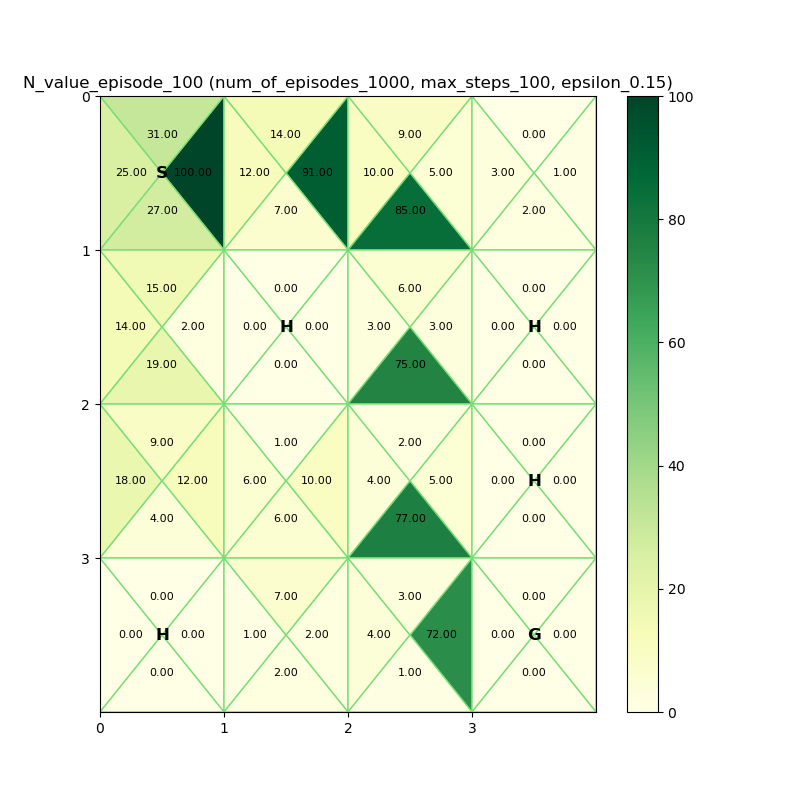
#> input picture plots/q_learning_4x4/q-learning_N_episode_100.png, 800 x 800 px; its folder holds only this picture in this run
$ python q_learning_control.py
#> lines starting #> are read from the running program, lines starting #| are printed output that depends on the picture
### frozen_lake_env.py
import os
import numpy as np
import matplotlib.pyplot as plt
from matplotlib.patches import Polygon
import matplotlib.patches as mpatches
import random
from collections import deque

class FrozenLakeEnv:
    def __init__(self, size=4, grid_input=None, step_penalty=False):
        # assuming always square grid
        self.LEFT = 0
        self.RIGHT = 1
        self.UP = 2
        self.DOWN = 3
        self.ACTIONS = { self.LEFT: (0, -1), self.RIGHT: (0, 1), self.UP: (-1, 0), self.DOWN: (1, 0) }
        self.ACTION_KEYS = list(self.ACTIONS.keys())
        self.ACTION_SIZE = len(self.ACTIONS)
        self.HOLE_STATE_RATIO = 0.25 # proportion between the number of holes and the number of states should be 25%
        self.HOLE = -1
        self.step_penalty = step_penalty

        if grid_input:
            # grid_input in the format of a list of strings, each string representing a row of the grid, and (S: start, G: goal, H: hole)
            self.size = len(grid_input)
            if not self.size == len(grid_input[0]):
                raise ValueError("Map must be square in size")
            self._extract_map(grid_input)
            if not self._is_valid_map():
                raise ValueError("Invalid map")
        else:
            self.size = size
            self.start = (0, 0)
            self.goal = (size-1, size-1)
            self._generate_random_map()

        self.state = self.start # initial state

    def reset(self):
        self.state = self.start
        return self.state

    def step(self, action):
        # return new_state, reward, terminated
        new_state = (self.state[0] + self.ACTIONS[action][0], self.state[1] + self.ACTIONS[action][1])

        if not (0 <= new_state[0] < self.size and 0 <= new_state[1] < self.size): # if out of bound
            new_state = self.state  # stay in the same state

        self.state = new_state # update state

        if self.grid[self.state] == self.HOLE:
            return self.state, -1, True # fall into a hole
        elif self.state == self.goal:
            return self.state, 1, True # reach the goal

        if self.step_penalty:
            return self.state, -0.01, False # small penalty for each step taken
        return self.state, 0, False


    def _extract_map(self, grid_input):
        self.grid = np.zeros((self.size, self.size))
        num_holes = 0
        for i in range(self.size):
            for j in range(self.size):
                if grid_input[i][j] == 'S':
                    self.start = (i, j)
                elif grid_input[i][j] == 'G':
                    self.goal = (i, j)
                    self.grid[i, j] = 1
                elif grid_input[i][j] == 'H':
                    self.grid[i, j] = -1
                    num_holes += 1

        self.HOLE_STATE_RATIO = num_holes / (self.size * self.size)
        if self.HOLE_STATE_RATIO < 0.25:
            print("Warning: proportion between the number of holes and the number of states is less than 25%")

    # [15 lines left out: function _generate_random_map, not called in this run]

    def _is_valid_map(self):
        # BFS to check if there is a valid path from start to goal
        frontier = deque([self.start])
        visited = set()
        while frontier:
            current = frontier.popleft()
            visited.add(current)
            for action in self.ACTIONS.values():
                neighbor = (current[0] + action[0], current[1] + action[1])
                if (0 <= neighbor[0] < self.size and 0 <= neighbor[1] < self.size
                        and self.grid[neighbor] != self.HOLE and neighbor not in visited):
                    if neighbor == self.goal: # early goal test
                        return True
                    frontier.append(neighbor)
                    visited.add(neighbor)
#> call 2 of create_gif_from_folder, with folder_path = 'plots/q_learning_4x4', gif_name = 'q_learning_4x4_N.gif', filter_keyword = 'N_episode', duration = 5
#> in create_gif_from_folder, img is the input picture: PIL image 800x800 RGBA; mean R, G, B, A 231.6, 241.1, 218.3, 255
        return False

    def visualize_map(self, show=True):
#> called with show = False
        fig, ax = plt.subplots(figsize=(5, 5))
        ax.set_xticks(np.arange(self.size + 1))
        ax.set_yticks(np.arange(self.size + 1))
        ax.grid()
        ax.invert_yaxis()
        for i in range(self.size):
            for j in range(self.size):
                if self.grid[i, j] == self.HOLE:
                    color = 'black'
                elif (i, j) == self.start:
                    color = '#D1FFBD' # light green
                elif (i, j) == self.goal:
                    color = 'green'
                else:
                    color = 'white'
                ax.add_patch(plt.Rectangle((j, i), 1, 1, color=color))
        ax.scatter(self.state[1] + 0.5, self.state[0] + 0.5, color='blue', marker='x', s=200)
        if show:
            plt.show()
        return fig, ax

    def visualize_deterministic_policy(self, policy, title="Policy Visualization", info="", plots_dir=os.path.join(os.getcwd(), "plots", "policy")):
        fig, ax = self.visualize_map(show=False)
        plt.suptitle(title, fontsize=16)
        plt.title(info, fontsize=12)
        directions = {self.RIGHT: '→', self.UP: '↑', self.LEFT: '←', self.DOWN: '↓'}
        for i in range(self.size):
            for j in range(self.size):
                ax.text(j + 0.5, i + 0.5, directions[policy[i, j]], ha='center', va='center', color='blue', fontsize=16)
        if not os.path.exists(plots_dir):
            os.makedirs(plots_dir)
        plt.savefig(os.path.join(plots_dir, f"{title}.png"))
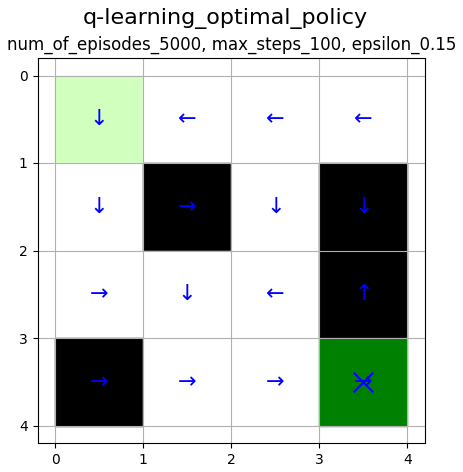
#> figure drawn by matplotlib, 1 panel
        plt.show()
        plt.close()

    def plot_heatmap(self, data, title="", info="", plots_dir=os.path.join(os.getcwd(), "plots", "heatmap")):
        rows, cols, _ = data.shape
        fig, ax = plt.subplots(figsize=(cols * 2, rows * 2))
        ax.set_title(title, fontsize=16)
        plt.title(info, fontsize=12)
        ax.set_xlim(0, cols)
        ax.set_ylim(0, rows)
        ax.set_xticks(np.arange(cols))
        ax.set_yticks(np.arange(rows))
        ax.set_xticklabels(np.arange(cols))
        ax.set_yticklabels(np.arange(rows))
        ax.invert_yaxis()

        # Normalize data to [0, 1] for the colormap
        data_min, data_max = data.min(), data.max()
        data_normalized = (data - data_min) / (data_max - data_min)

        edge_color = "#77DD77"
        text_color = "black"
        # define triangle vertices for each action
        for i in range(rows):
            for j in range(cols):
                x_center, y_center = j + 0.5, i + 0.5 # center of the cell

                # Triangle 1: LEFT
                color1 = plt.cm.YlGn(data_normalized[i, j, 0])
                triangle1 = Polygon([
                    (x_center - 0.5, y_center + 0.5),
                    (x_center - 0.5, y_center - 0.5),
                    (x_center, y_center)
                ], closed=True, facecolor=color1, edgecolor=edge_color, linewidth=1)
                ax.add_patch(triangle1)
                ax.text(x_center - 0.25, y_center, f"{data[i, j, 0]:.2f}", ha="center", va="center", fontsize=8, color=text_color)

                # Triangle 2: RIGHT
                color2 = plt.cm.YlGn(data_normalized[i, j, 1])
                triangle2 = Polygon([
                    (x_center + 0.5, y_center + 0.5),
                    (x_center + 0.5, y_center - 0.5),
                    (x_center, y_center)
                ], closed=True, facecolor=color2, edgecolor=edge_color, linewidth=1)
                ax.add_patch(triangle2)
                ax.text(x_center + 0.25, y_center, f"{data[i, j, 1]:.2f}", ha="center", va="center", fontsize=8, color=text_color)

                # Triangle 3: DOWN
                color3 = plt.cm.YlGn(data_normalized[i, j, 3])
                triangle3 = Polygon([
                    (x_center - 0.5, y_center + 0.5),
                    (x_center + 0.5, y_center + 0.5),
                    (x_center, y_center)
                ], closed=True, facecolor=color3, edgecolor=edge_color, linewidth=1)
                ax.add_patch(triangle3)
                ax.text(x_center, y_center + 0.25, f"{data[i, j, 3]:.2f}", ha="center", va="center", fontsize=8, color=text_color)

                # Triangle 4: UP
                color4 = plt.cm.YlGn(data_normalized[i, j, 2])
                triangle4 = Polygon([
                    (x_center - 0.5, y_center - 0.5),
                    (x_center + 0.5, y_center - 0.5),
                    (x_center, y_center)
                ], closed=True, facecolor=color4, edgecolor=edge_color, linewidth=1)
                ax.add_patch(triangle4)
                ax.text(x_center, y_center - 0.25, f"{data[i, j, 2]:.2f}", ha="center", va="center", fontsize=8, color=text_color)

                if self.grid[i, j] == self.HOLE:
                    ax.text(x_center, y_center, "H", ha="center", va="center", fontsize=12, color=text_color, weight="bold")
                elif (i, j) == self.start:
                    ax.text(x_center, y_center, "S", ha="center", va="center", fontsize=12, color=text_color, weight="bold")
                elif (i, j) == self.goal:
                    ax.text(x_center, y_center, "G", ha="center", va="center", fontsize=12, color=text_color, weight="bold")

        sm = plt.cm.ScalarMappable(cmap=plt.cm.YlGn, norm=plt.Normalize(vmin=data.min(), vmax=data.max()))
        sm.set_array([])
        plt.colorbar(sm, ax=ax)

        # [6 lines of commented-out code are left out]
        if not os.path.exists(plots_dir):
            os.makedirs(plots_dir)
        plt.savefig(os.path.join(plots_dir, f"{title}.png"))
        plt.close()
        return fig, ax

# [11 lines that do not run on import are left out]

### gif_maker.py
import os
from PIL import Image
import imageio

def create_gif_from_folder(folder_path, gif_name, filter_keyword, duration=5):
        image_files = [f for f in os.listdir(folder_path) if f.endswith(('.png', '.jpg', '.jpeg'))
                       and filter_keyword in f]
        image_files.sort(key=lambda x: os.path.getmtime(os.path.join(folder_path, x)))
        images = []
        for image_file in image_files:
            image_path = os.path.join(folder_path, image_file)
            img = Image.open(image_path)
            images.append(img)
        gif_path = os.path.join(folder_path, gif_name)
        if len(images) > 0:
            images[0].save(gif_path, save_all=True, append_images=images[1:], duration=duration*len(image_files), loop=0)
        print(f"GIF saved as {gif_path}")

### rl_control.py
import os
import time
import numpy as np
import random
from plotter import Plotter

class RLControl:
    def __init__(self, env, alpha=0.1, epsilon=0.15, epsilon_decay=1.0, min_epsilon=0.1,
                 gamma=0.95, num_of_episodes=1000, max_steps=100, plots_dir=None, algorithm_name="RL"):
        self.env = env
        self.alpha = alpha  # step size
        self.epsilon = epsilon  # exploration rate, for epsilon-greedy policy
        self.epsilon_decay = epsilon_decay
        self.min_epsilon = min_epsilon  # minimum value of epsilon after decay
        self.gamma = gamma  # discount factor
        self.num_of_episodes = num_of_episodes
        self.max_steps = max_steps
        self.plots_dir = plots_dir or os.path.join(os.getcwd(), "plots", algorithm_name.lower())
        self.algorithm_name = algorithm_name
        # ACTIONS = [0 (LEFT), 1 (RIGHT), 2 (UP), 3 (DOWN)]

        # initialize:
        # Q(s, a) arbitrarily for all non-terminal states s ∈ S and a ∈ A(s)
        # Q values are zero for all terminal states by definition
        self.Q = np.zeros((env.size, env.size, env.ACTION_SIZE))

        # counts accumulative number of times (over a set of episodes) a has been taken at s
        self.N = np.zeros((env.size, env.size, env.ACTION_SIZE))

        # folder to save plots for visualization
        self.info = f"num_of_episodes_{self.num_of_episodes}, max_steps_{self.max_steps}, epsilon_{self.epsilon}"

        # to store data for analysis
        self.plotter = Plotter(self, algorithm_name)
        self.episodes_length = []  # length of each episode
        self.success = []  # success (1) or failure (0) for each episode
        self.episodes_reward = []  # total reward accumulated by the agent for an episode

    def _epsilon_greedy_policy(self, state):
        if random.uniform(0, 1) < self.epsilon:
            return random.choice(self.env.ACTION_KEYS)  # explore: choose a random action
        else:
            return self._select_greedy_action(state)  # exploit: choose the best action

    def _select_greedy_action(self, state):
        q_values = self.Q[state[0], state[1], :]
        max_q_value = np.max(q_values)
        best_actions = np.where(q_values == max_q_value)[0]  # especially for multiple best actions (same highest q value)
        return int(random.choice(best_actions))

    def _train(self):
        raise NotImplementedError("Subclasses must implement this method")

    def extract_optimal_policy(self):
        start_time = time.time()
        self._train()
        policy = np.zeros((self.env.size, self.env.size))
        for i in range(self.env.size):
            for j in range(self.env.size):
                policy[i, j] = self._select_greedy_action((i, j))
        end_time = time.time()
        print(f"Time taken: {end_time - start_time} seconds")
        self.env.visualize_deterministic_policy(policy=policy, title=f"{self.algorithm_name.lower()}_optimal_policy", info=self.info, plots_dir=self.plots_dir)
        return policy

    def plot_q_values(self, title="Q(s,a)", info=""):
        self.env.plot_heatmap(data=self.Q, title=title, info=info, plots_dir=self.plots_dir)

    def plot_N_values(self, title="N(s,a)", info=""):
        self.env.plot_heatmap(data=self.N, title=title, info=info, plots_dir=self.plots_dir)

### plotter.py
import matplotlib.pyplot as plt
import os
import numpy as np

class BasePlotter:
    def __init__(self, rl_agents, names):
        self.rl_agents = rl_agents
        self.names = names
        self.env_size = self.rl_agents[0].env.size

    def _moving_average(self, data, window_size=50):
        pad_size = (window_size - 1) // 2
        padded_data = np.pad(data, pad_size, mode='edge')
        return np.convolve(padded_data, np.ones(window_size)/window_size, mode='valid')

    def save_plot(self, filename, show=False):
#> called with filename = 'episode_lengths.png', show = False
        plt.savefig(os.path.join(self.rl_agents[0].plots_dir, filename))
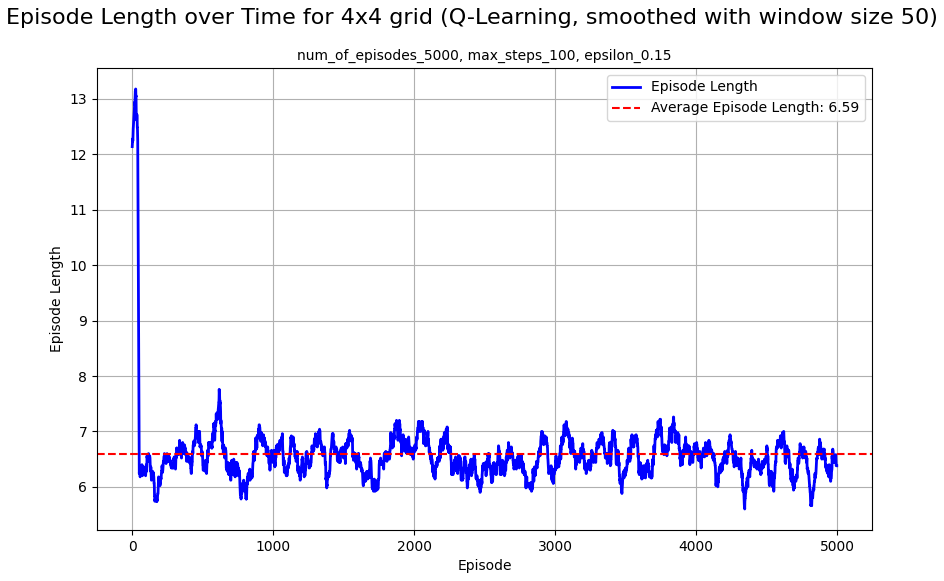
#> figure drawn by matplotlib, 1 panel; curve peaks at x = 25, y = 13.18
        if show:
            plt.show()
        plt.close()

    # [5 lines left out: function save_plot_to_parent_folder, not called in this run]

class Plotter(BasePlotter):
    def __init__(self, rl_agent, name):
        super().__init__([rl_agent], [name])
        self.rl_agent = rl_agent
        self.name = name

    def plot_episodic_reward_over_time(self, window_size=50, show=False, save=True):
        smoothed_reward = self._moving_average(self.rl_agent.episodes_reward, window_size)
        plt.figure(figsize=(10, 6))
        plt.plot(smoothed_reward, label='Episodic Reward', color='green', linewidth=2)
        plt.xlabel('Episodes')
        plt.ylabel('Reward')
        plt.title(f'Episodic Reward Over Time for {self.env_size}x{self.env_size} grid ({self.name}, smoothed with window size {window_size})')
        plt.axhline(y=np.mean(self.rl_agent.episodes_reward), color='r', linestyle='--', label=f'Average Episodic Reward: {np.mean(self.rl_agent.episodes_reward):.2f}')
        plt.legend()
        plt.grid(True)
        if save:
            self.save_plot('episodic_reward.png', show)
#> call 2 of save_plot, with filename = 'episodic_reward.png', show = False
#> in save_plot (call 2), `plt.savefig(os.path.join(self.rl_agents[0].plots_dir, filename))`:
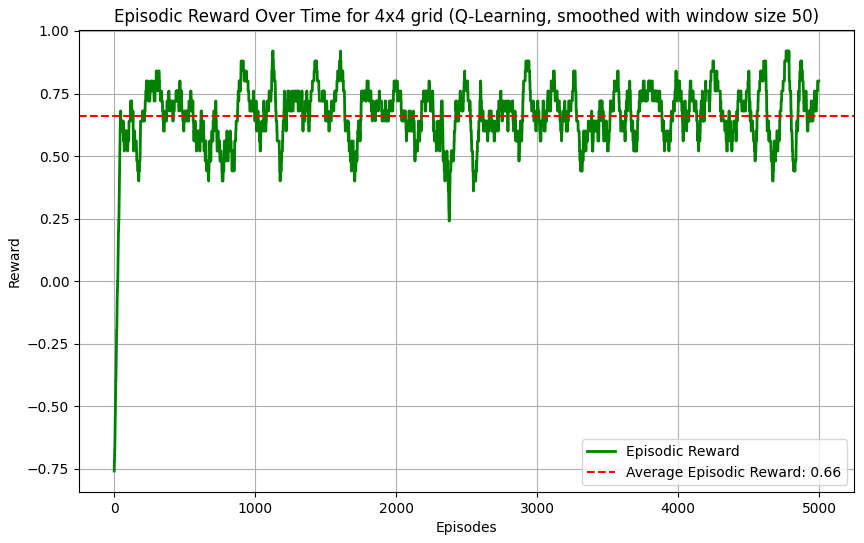
#> figure drawn by matplotlib, 1 panel; curve peaks at x = 1124, y = 0.92

    def plot_episode_length_over_time(self, window_size=50, show=False, save=True):
        average_length = np.mean(self.rl_agent.episodes_length)
        smoothed_length = self._moving_average(self.rl_agent.episodes_length, window_size=50)
        plt.figure(figsize=(10, 6))
        # plt.scatter(range(len(self.rl_agent.episodes_length)), self.rl_agent.episodes_length, s=10, alpha=0.5)
        plt.plot(smoothed_length, label='Episode Length', color='blue', linewidth=2)
        plt.xlabel('Episode')
        plt.ylabel('Episode Length')
        plt.suptitle(f'Episode Length over Time for {self.env_size}x{self.env_size} grid ({self.name}, smoothed with window size {window_size})', fontsize=16)
        plt.title(self.rl_agent.info, fontsize=10)
        plt.axhline(y=average_length, color='r', linestyle='--', label=f'Average Episode Length: {average_length:.2f}')
        plt.legend()
        plt.grid(True)
        if save:
            self.save_plot('episode_lengths.png', show)

    def plot_success_failure_bar(self, show=False, save=True):
        num_of_episodes = self.rl_agent.num_of_episodes
        success_count = sum(self.rl_agent.success)
        failure_count = num_of_episodes - success_count
        success_percentage = (success_count / num_of_episodes) * 100
        failure_percentage = ((failure_count) / num_of_episodes) * 100
        bars = plt.bar(['Success', 'Failure'], [success_percentage, failure_percentage])
        plt.xlabel('Result')
        plt.ylabel('Percentage')
        plt.suptitle(f'Success and Failure Rate (during Training) for {self.env_size}x{self.env_size} grid ({self.name})', fontsize=16)
        plt.title(self.rl_agent.info, fontsize=10)
        plt.bar_label(bars, labels=[f"{success_count} / {num_of_episodes} ({success_percentage:.2f}%)",
                                    f"{failure_count} / {num_of_episodes} ({failure_percentage:.2f}%)"])
        if save:
            self.save_plot('success_failure_rate.png', show)

    def plot_success_rate_over_time(self, show=False, save=True):
        success_rate = np.cumsum(self.rl_agent.success) / np.arange(1, len(self.rl_agent.success) + 1) * 100
        plt.figure(figsize=(10, 6))
        plt.plot(success_rate, label='Success Rate', color='blue', linewidth=2)
        plt.xlabel('Episodes')
        plt.ylabel('Success Rate (%)')
        plt.title(f'Success Rate Over Time for {self.env_size}x{self.env_size} grid ({self.name})')
        plt.legend()
        plt.grid(True)
        if save:
            self.save_plot('success_rate_over_time.png', show)
#> (the rest of the program and of its run is left out)
